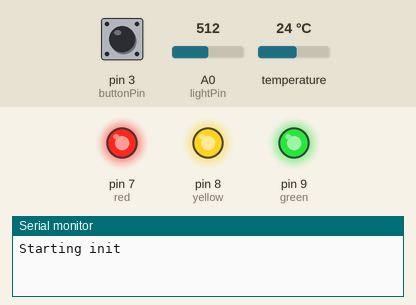
Recording of a sketch running on a simulated Arduino Uno, built with avr-gcc and run on an emulated ATmega328P. On the bench: output pins drawn as LEDs (lit = HIGH), the last lines printed to the serial monitor. The test bench sets the inputs (shaded band); at power-on: A0 (lightPin) = 512, pin 3 (buttonPin) LOW, temperature 24 °C. WiFi joins after 1.5 s; servers stay silent unless stated; uploads are accepted with an empty reply.

Above: at 0.1 s.
At 4.7 s:
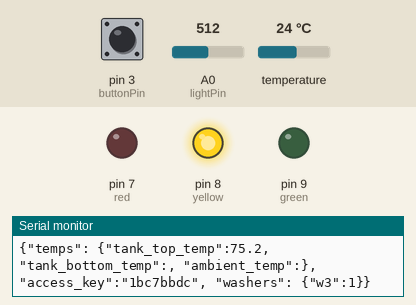
4.8 s: A0 (lightPin) set to 716
6.6 s: pin 3 (buttonPin) pulled HIGH for 3.2 s
At 11.2 s:
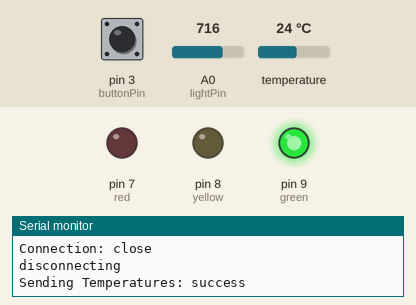
Timing chart, 0 to 12.7 s (numbered marks = the images above; inputs shaded):
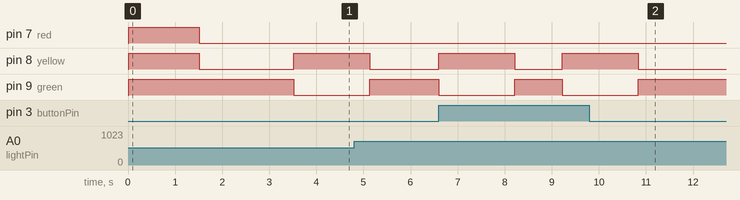

The sketch:

commonSense.ino
```cpp
#include <Ethernet.h>
#include <SPI.h>
#include <OneWire.h>
#include <DallasTemperature.h>

// Data wire is plugged into port 2 on the Arduino
#define ONE_WIRE_BUS 2

// Setup a oneWire instance to communicate with any OneWire devices (not just Maxim/Dallas temperature ICs)
OneWire oneWire(ONE_WIRE_BUS);

// Pass our oneWire reference to Dallas Temperature.
DallasTemperature sensors(&oneWire);
DeviceAddress tempDeviceAddress; // We'll use this variable to store a found device address
int numberOfDevices; // Number of temperature devices found

#define DEBUG 1
#define FEEDS 3

String feeds[] = {"tank_top_temp", "tank_bottom_temp", "ambient_temp"};

#if (DEBUG==1)
#define PRINT Serial.println
#endif
#if (DEBUG==0)
#define PRINT nullprint
#endif

#define SECOND 1000
#define MINUTE 60000

const int DELAY_MINUTES = 1;
unsigned long timeRef;
unsigned long secondRef;

const int lightPin = 0;  // Define a pin for Photo resistor
const int brightnessDifference = 150; // Approximate minimum difference between the washer light when it's on and when it's off
int lastBrightness;
bool washer3On;

const int buttonPin = 3;     // The number of the pushbutton pin
int buttonState = 0;         // Variable for reading the pushbutton status

#define NORMAL_STATE 1
#define ERROR_STATE -1

int state = NORMAL_STATE;
char temps[FEEDS][10];

const int red =  7;
const int yellow =  8;
const int green =  9;

boolean clientConnected = false;
EthernetClient client;


void setup() {
  pinMode(buttonPin, INPUT);
  pinMode(red, OUTPUT);
  pinMode(green, OUTPUT);
  pinMode(yellow, OUTPUT);

  #if (DEBUG==1)
    Serial.begin(9600);
  #endif
  PRINT("Starting init");

  sensors.begin();
  // Grab a count of devices on the wire
  numberOfDevices = sensors.getDeviceCount();

  initializeEthernetConnection();
  delay(SECOND);

  lastBrightness = analogRead(lightPin);
  washer3On = (lastBrightness > brightnessDifference);

  // Init timeRef
  timeRef = -99999;
  secondRef = millis();

  PRINT("Init done");
}

// Set up the ethernet connection
void initializeEthernetConnection() {
  digitalWrite(yellow, HIGH);
  digitalWrite(green, HIGH);
  digitalWrite(red, HIGH);

  byte mac[] = { 0xDE, 0xAD, 0xBE, 0xEF, 0xFE, 0xEE };  // unused mac address
  if (Ethernet.begin(mac) == 0) {
    PRINT("Failed to configure Ethernet using DHCP");
    state = ERROR_STATE;
  }
  else {
      Serial.print("Etherent configured using DHCP.\nIP : ");
      for (byte thisByte = 0; thisByte < 4; thisByte++) {
        // print the value of each byte of the IP address:
        Serial.print(Ethernet.localIP()[thisByte], DEC);
        Serial.print(".");
      }
      PRINT();
      state = NORMAL_STATE;
      digitalWrite(red, LOW);
      digitalWrite(yellow, LOW);
      delay(1000);
  }
}

void loop() {
  if (state == NORMAL_STATE) {
    normal_state();
  }
  else if (state == ERROR_STATE) {
    error_state();
  }
}

int es = 1;
void error_state() {
  int bs = digitalRead(buttonPin);
  if (buttonState == LOW && bs == HIGH) {
    initializeEthernetConnection();
  }
  buttonState = bs;
  if (millis() - timeRef > 1000) {
    timeRef = millis();
    es *= -1;
    if (es == 1) {
      display(HIGH,HIGH,HIGH);
    }
    else {
      display(LOW,LOW,LOW);
    }
  }
}

void normal_state() {
    buttonState = digitalRead(buttonPin);

    // Check every half second if the washer has turned on or off
    if (millis() - secondRef > (SECOND / 2)) {
        secondRef = millis();
        int brightness = analogRead(lightPin);
        if (brightnessDifference < abs(lastBrightness - brightness)) {
            washer3On = !washer3On;
            String postData = String("{\"w3val\":");
            postData += brightness;
            postData += ", ";
            postData += washerDataToJSON() + "}";
            PRINT("Washer status changed, sending data.");
            post(postData);
        }
        lastBrightness = brightness;
    }

    // Try to send data every minute
    if (millis() - timeRef > MINUTE || (buttonState == HIGH) ) {
        timeRef = millis();
        digitalWrite(yellow, HIGH);
        digitalWrite(green, LOW);
        digitalWrite(red, LOW);

        PRINT("Getting Temperatures");
        int count = getTemps();
        PRINT("Sending Temperatures");

        String postData = preparePostData(count, temps);
        PRINT(postData);
        if (post(postData)) {
            PRINT("Sending Temperatures: success");
            digitalWrite(yellow, LOW);
            digitalWrite(green, HIGH);
        } else {
            PRINT("Sending Temperatures: failure");
            digitalWrite(red, HIGH);
        }

        if (buttonState == HIGH) {
            delay(1000);
            buttonState = LOW;
        } else {
            delay(200);
        }
    }
}

String washerDataToJSON() {
    // We don't have sensors for washers 1 and 2 yet :(
    String washerData = String("\"access_key\":\"1bc7bbdc\", \"washers\": {");
    washerData += (washer3On) ? "\"w3\":1" : "\"w3\":0";
    washerData += "}";
    return washerData;
}

String preparePostData(int count, char temps[FEEDS][10]) {
    String postData = String("{\"temps\": {");

    for (int i = 0; i < FEEDS; ++i) {
        #if (DEBUG==1)
            Serial.print("Feed ");
            Serial.print(feeds[i]);
            Serial.print(" has value: ");
            PRINT(temps[i]);
        #endif

        postData += "\"" + feeds[i] + "\":";
        postData += temps[i];
        postData += (i == FEEDS - 1) ? "" : ", ";
    }
    postData += "}, " + washerDataToJSON();
    postData += "}";

   return postData;
}

//-----------------------------------------
//    POST data to server host
//    found at https://forum.arduino.cc/index.php?topic=145277.0
//
bool post(String thisData) {
    int inChar;
    if (!clientConnected) {  // if not connected then connect:
        connectToServer();
    }

    if (clientConnected) {
        client.println("POST / HTTP/1.1");  // send the header:
        client.println("Host: commonsense.qivc.org");
        client.println("Connection: close");
        client.println("Content-Type: application/json");
        client.print("Content-Length: ");
        client.println(thisData.length());
        client.println();
        client.print(thisData);    // send the data:
        PRINT("Sending data " + thisData);
    }
    else {
        PRINT("Heck, were're not connected!");
        return false;
    }

    int connectLoop = 0;
    while(client.connected()) {
       while(client.available()) {
           inChar = client.read();
           Serial.write(inChar); // serial print reply from host:
           connectLoop = 0;
       }

       delay(1);
       connectLoop++;
       if(connectLoop > 2500) { // wait up to 2500mSec for reply:
           PRINT();
           PRINT("Timeout");
           client.stop();
           clientConnected = false;
       }
    }

    PRINT("disconnecting");
    client.stop();
    clientConnected = false;
    return true;
}


//-----------------------------------------
//    Connect to Server as Client
//
//
void connectToServer() {
    PRINT("Connecting...");
    uint16_t retry = 3;     // retry count, normally 3:
    while (retry) {
        if (client.connect("commonsense.qivc.org", 80)) {
            Serial.print("Connection to host succeeded in ");
            Serial.print(3-retry);
            PRINT(" attempts.");
            clientConnected = true;
            break;
        }
        else {
            Serial.print("Connect to host failed, retry: ");
            PRINT(retry);
            clientConnected = false;
        }
       delay(10);   // delay before retry:
        --retry;
    }
}


// Gets the temperatures from the sensors and puts them in the temps array
int getTemps() {
  sensors.requestTemperatures(); // Send the command to get temperatures
  int c = 0;
  for(int i=0; i<FEEDS; i++) {
    #if (DEBUG==1)
      Serial.print(feeds[i]);
      Serial.print(" value = ");
    #endif
    float t = getTempByIndex(i);
    if (t < 1) {
      PRINT(" value < 1, not posting ");
    }
    else {
      PRINT(t,DEC);
      dtostrf(t, 4, 1, temps[c]);
      c++;
    }
  }
  return c;
}

float getTempByIndex(int i) {
    float tempC,tempF;
    String msg = String("");
    if(sensors.getAddress(tempDeviceAddress, i)) {
          msg += "Temperature for device: ";
          msg += i;
          msg += ": ";
          float tempC = sensors.getTempC(tempDeviceAddress);
          msg += f2s(tempC);
          msg += "C, ";
          tempF = DallasTemperature::toFahrenheit(tempC);
          msg += f2s(tempF);
          msg += "F\n";
    }
    else {
        tempF = 0;
    }
    #if (DEBUG==1)
    PRINT(msg);
    #endif
    return tempF;
}

String f2s(float f) {
  char buf[10];
  dtostrf(f, 4, 1, buf);
  return String(buf);
}
void nullprint(char *s) {return;}
void display(int g, int y, int r) {
  digitalWrite(green, g);     digitalWrite(yellow, y);  digitalWrite(red, r);
}
```

Measured:
- after the input at 6.6 s, pin 8 (yellow): alternates HIGH for 1.6 s and LOW for 1.0 s, 4 changes in all, then stays LOW, starting at once; pin 9 (green): alternates HIGH for 1.0 s and LOW for 1.6 s, 4 changes in all, then stays HIGH, starting at once
